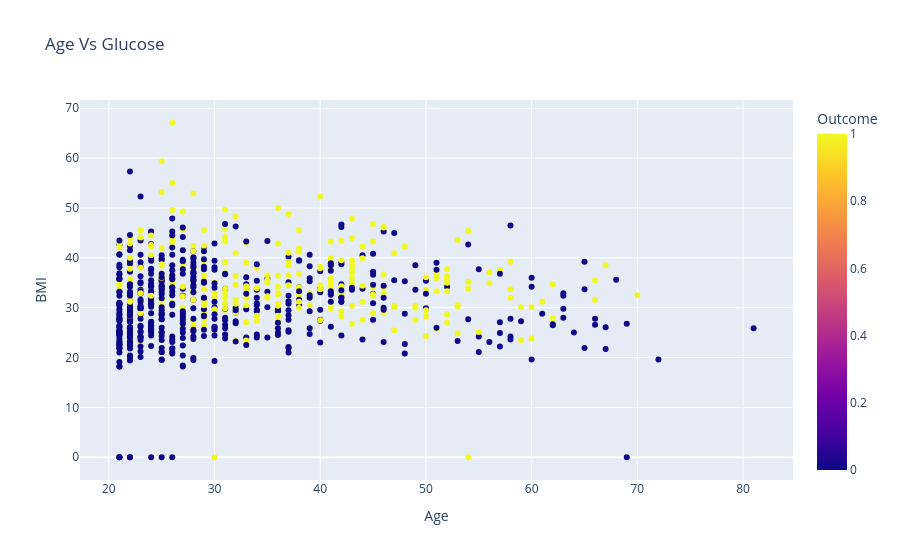

The notebook cell this image was saved under:
### Code cell
fig = px.scatter(
    data,
    x="Age",
    y="BMI",
    color="Outcome",
    title = "Age Vs Glucose"

)

fig.show()

### Figure 1 — Plotly figure (JSON) as saved in the notebook; plotly's stock layout.template omitted (floating-point values rounded to 4 significant figures; data arrays with more than 128 entries replaced by an {"elided": "..."} marker saying what was removed)
{"data": [{"hovertemplate": "Age=%{x}<br>BMI=%{y}<br>Outcome=%{marker.color}<extra></extra>", "legendgroup": "", "marker": {"color": {"elided": "768 int values"}, "coloraxis": "coloraxis", "symbol": "circle"}, "mode": "markers", "name": "", "orientation": "v", "showlegend": false, "type": "scatter", "x": {"elided": "768 int values"}, "xaxis": "x", "y": {"elided": "768 float values"}, "yaxis": "y"}], "layout": {"coloraxis": {"colorbar": {"title": {"text": "Outcome"}}, "colorscale": [[0, "#0d0887"], [0.1111, "#46039f"], [0.2222, "#7201a8"], [0.3333, "#9c179e"], [0.4444, "#bd3786"], [0.5556, "#d8576b"], [0.6667, "#ed7953"], [0.7778, "#fb9f3a"], [0.8889, "#fdca26"], [1, "#f0f921"]]}, "legend": {"tracegroupgap": 0}, "title": {"text": "Age Vs Glucose"}, "xaxis": {"anchor": "y", "domain": [0, 1], "title": {"text": "Age"}}, "yaxis": {"anchor": "x", "domain": [0, 1], "title": {"text": "BMI"}}}}
